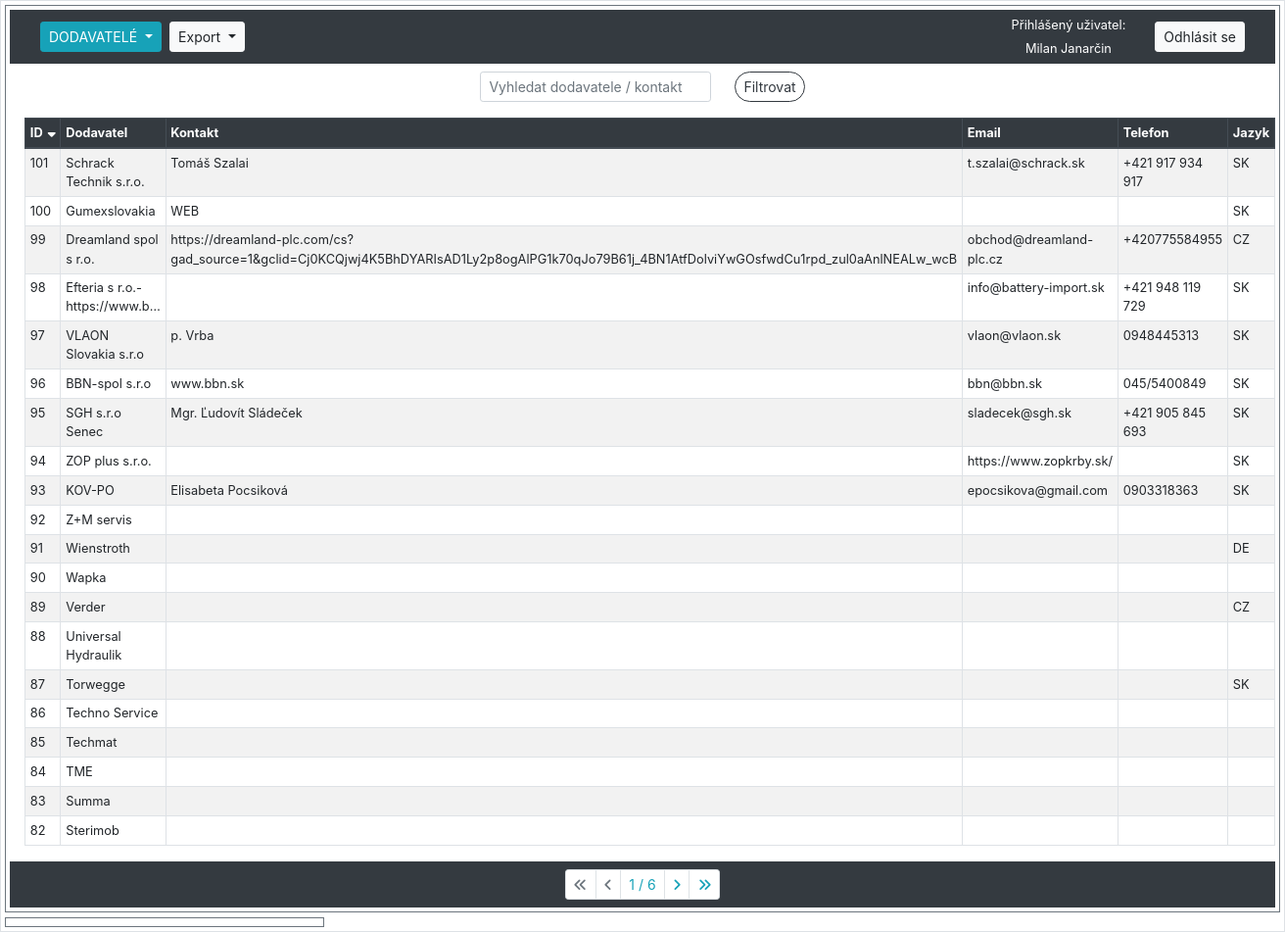
Page /sklad/dodavatele/ (signed in) on the committed database.
### hpm_sklad/models.py (models this page shows, shortened)
class Dodavatele(models.Model):
    class Meta:
        verbose_name_plural = "Dodavatelé"
    LANGUAGE_CHOICES = [
        ('CZ', 'Český'),
        ('SK', 'Slovenský'),
        ('DE', 'Německý'),
        ('EN', 'Anglický')
    ]
    dodavatel = models.CharField(max_length=100, verbose_name="Dodavatel")
    kontakt = models.CharField(null=True, max_length=100, verbose_name="Kontaktní osoba")
    email = models.EmailField(null=True, max_length=100, verbose_name="E-mail")
    telefon = models.CharField(null=True, max_length=20, verbose_name="Telefon")
    jazyk = models.CharField(null=True, max_length=2, choices=LANGUAGE_CHOICES, default='CZ', verbose_name="Jazyk")

### hpm_sklad/views.py (the view, shortened to what this page needs)
# urls.py: path('sklad/dodavatele/', views.DodavateleListView.as_view(), name='dodavatele'),
class DodavateleListView(LoginRequiredMixin, ListView):
    model = Dodavatele
    template_name = 'hpm_sklad/dodavatele.html'
    paginate_by = 20
    export_csv = False
    def get_context_data(self, **kwargs):
        context = super().get_context_data(**kwargs)
        selected_id = self.request.GET.get('selected', None)
        if selected_id:
            context['selected_item'] = get_object_or_404(Dodavatele, id=selected_id)
        else:
            context['selected_item'] = None
        context.update({
            'db_table': 'dodavatele',
            'sort': self.request.GET.get('sort', 'id'),
            'order': self.request.GET.get('order', 'down'),
            'query': self.request.GET.get('query', ''),
            'current_user': self.request.user,
        })
        return context
    def get_queryset(self):
        queryset = Dodavatele.objects.all()
        query = self.request.GET.get('query', '')
        sort = self.request.GET.get('sort', 'id')
        order = self.request.GET.get('order', 'down')
        if query:
            queryset = queryset.filter(
                Q(dodavatel__icontains=query) | Q(kontakt__icontains=query)
            )
        if order == 'down':
            sort = f"-{sort}"
        queryset = queryset.order_by(sort)
        return queryset
    def render_to_response(self, context, **response_kwargs):
        if getattr(self, 'export_csv', False):
            return self.export_to_csv(self.get_queryset())
        else:
            return super().render_to_response(context, **response_kwargs)

### hpm_sklad/templatetags/custom_filters.py (called while the page is built)
@register.filter
def url_remove_param(querystring, params):
    params = params.split(',')
    new_querystring = '&'.join(
        f"{key}={value}"
        for part in querystring.split('&')
        if '=' in part and (key := part.split('=')[0]) not in params and (value := part.split('=')[1])
    )
    return new_querystring

### hpm_sklad/templates/hpm_sklad/dodavatele.html (shortened to what this page needs)
{% extends "hpm_sklad/base_left_right_column.html" %}
{% load static %}
{% load custom_filters %}
{% block left_content %}
    <form method="GET" action="" class="form-inline justify-content-center align-items-center small my-2">
        <div class="form-group mx-sm-2 mb-2">
            <input class="form-control form-control-sm mr-sm-2" type="text" name="query" placeholder="Vyhledat dodavatele / kontakt" value="{{ request.GET.query }}">
        </div>
        <div class="form-group mx-sm-2 mb-2">
            <button class="btn btn-outline-dark btn-sm rounded-pill" type="submit">Filtrovat</button>
        </div>
    </form>
    <div class="container-fluid">
        <table class="table table-sm table-hover table-striped table-bordered">
            <thead class="thead-dark">
                <tr>
                    {% with request.GET.urlencode as querystring %}
                        <th>
                            <a href="?sort=id&order={% if request.GET.sort == 'id' and request.GET.order == 'up' %}down{% else %}up{% endif %}&{{ querystring|url_remove_param:'sort,order' }}">
                                ID
                                {% if not request.GET.sort %}
                                    <i class="fas fa-sort-down"></i>
                                {% endif %}
                            </a>
                        </th>
                        <th>
                            <a href="?sort=dodavatel&order={% if request.GET.sort == 'dodavatel' and request.GET.order == 'up' %}down{% else %}up{% endif %}&{{ querystring|url_remove_param:'sort,order' }}">
                                Dodavatel
                            </a>
                        </th>
                        <th>
                            <a href="?sort=kontakt&order={% if request.GET.sort == 'kontakt' and request.GET.order == 'up' %}down{% else %}up{% endif %}&{{ querystring|url_remove_param:'sort,order' }}">
                                Kontakt
                            </a>
                        </th>
                        <th>
                            <a href="?sort=email&order={% if request.GET.sort == 'email' and request.GET.order == 'up' %}down{% else %}up{% endif %}&{{ querystring|url_remove_param:'sort,order' }}">
                                Email
                            </a>
                        </th>
                        <th>
                            <a href="?sort=telefon&order={% if request.GET.sort == 'telefon' and request.GET.order == 'up' %}down{% else %}up{% endif %}&{{ querystring|url_remove_param:'sort,order' }}">
                                Telefon
                            </a>
                        </th>
                        <th>
                            <a href="?sort=jazyk&order={% if request.GET.sort == 'jazyk' and request.GET.order == 'up' %}down{% else %}up{% endif %}&{{ querystring|url_remove_param:'sort,order' }}">
                                Jazyk
                            </a>
                        </th>
                    {% endwith %}
                </tr>
            </thead>
            <tbody class="show-pointer">
                {% for item in object_list %}
                    <tr data-id="{{ item.pk }}" data-detail-url="{% url 'detail_dodavatele' item.pk %}" onclick="loadDetail('{% url 'detail_dodavatele' item.pk %}', '{{ item.pk }}')"
                    {% if item.pk == selected_item.pk %} class="table-info"{% endif %}>
                        <td>{{ item.pk }}</td>
                        <td>{{ item.dodavatel|truncatechars:30 }}</td>
                        <td>{{ item.kontakt }}</td>
                        <td>{{ item.email }}</td>
                        <td>{{ item.telefon }}</td>
                        <td>{{ item.jazyk }}</td>
                    </tr>
                {% endfor %}
            </tbody>
        </table>
    </div>
    {% include "hpm_sklad/pagination.html" %}
{% endblock %}

### hpm_sklad/templates/hpm_sklad/navbar.html (shortened to what this page needs)
<nav class="navbar navbar-expand-lg navbar-dark bg-dark">
    <div class="col">
        <div class="btn-group btn-group-sm dropdown my-1 mr-1">
            <button class="btn btn-info dropdown-toggle" type="button" id="dropdownMenuButton1" data-toggle="dropdown" aria-haspopup="true" aria-expanded="false">
                {% if db_table == 'sklad' %}SKLAD{% elif db_table == 'audit_log' %}POHYBY{% elif db_table == 'dodavatele' %}DODAVATELÉ{% elif db_table == 'poptavky' %}POPTÁVKY{% else %}Výběr modulu{% endif %}
            </button>
        </div>
        {% if db_table %}
            <div class="btn-group btn-group-sm dropdown mr-1">
                <button class="btn btn-light dropdown-toggle" type="button" id="dropdownMenuButton2" data-toggle="dropdown" aria-haspopup="true" aria-expanded="false">
                    Export
                </button>
            </div>
        {% endif %}
    </div>
    {% if user.is_authenticated %}
        <div class="col-auto">
            <div>
                <p class="h6 small text-white">Přihlášený uživatel:</p>
            </div>
            <div>
                <p class="h6 small text-center my-0 text-white">{{ current_user.first_name }} {{ current_user.last_name }}</p>
            </div>
        </div>
        <div class="col-auto">
            <a class="btn btn-light btn-sm" href="{% url 'logout' %}">Odhlásit se</a>
        </div>
    {% else %}
        <div class="col-auto">
            <a class="btn btn-light btn-sm" href="{% url 'login' %}">Přihlásit se</a>
            <a class="btn btn-light btn-sm" href="{% url 'signup' %}">Registrace</a>
        </div>
    {% endif %}
</nav>

### hpm_sklad/static/css/style.css (style rules this page uses)
form .form-group { margin-bottom: 5px; }
table { font-size: 0.8rem; }
.table-sm th a { color: inherit; text-decoration: none; display: inline-flex; align-items: center; }
.table-sm th a .fa-sort-up, .table-sm th a .fa-sort-down { margin-left: 5px; }
.show-pointer { cursor: pointer; }

### rows in the picture
Dodavatele: pk "101", dodavatel "Schrack Technik s.r.o.", kontakt "Tomáš Szalai", email "t.szalai@schrack.sk", telefon "+421 917 934 917", jazyk "SK"
Dodavatele: pk "100", dodavatel "Gumexslovakia", kontakt "WEB", jazyk "SK"
Dodavatele: pk "99", dodavatel "Dreamland spol s r.o.", kontakt "https://dreamland-plc.com/cs?gad_source=1&gclid=Cj0KCQjwj4K5BhDYARIsAD1Ly2p8ogAlPG1k70qJo79B61j_4BN1AtfDolviYwGOsfwdCu1rpd_zul0aAnlNEALw_wcB", email "obchod@dreamland-plc.cz", telefon "+420775584955", jazyk "CZ"
Dodavatele: pk "98", dodavatel "Efteria s r.o.- https://www.b…", email "info@battery-import.sk", telefon "+421 948 119 729", jazyk "SK"
Dodavatele: pk "97", dodavatel "VLAON Slovakia s.r.o", kontakt "p. Vrba", email "vlaon@vlaon.sk", telefon "0948445313", jazyk "SK"
Dodavatele: pk "96", dodavatel "BBN-spol s.r.o", kontakt "www.bbn.sk", email "bbn@bbn.sk", telefon "045/5400849", jazyk "SK"
Dodavatele: pk "95", dodavatel "SGH s.r.o Senec", kontakt "Mgr. Ľudovít Sládeček", email "sladecek@sgh.sk", telefon "+421 905 845 693", jazyk "SK"
Dodavatele: pk "94", dodavatel "ZOP plus s.r.o.", email "https://www.zopkrby.sk/", jazyk "SK"
Dodavatele: pk "93", dodavatel "KOV-PO", kontakt "Elisabeta Pocsiková", email "epocsikova@gmail.com", telefon "0903318363", jazyk "SK"
Dodavatele: pk "92", dodavatel "Z+M servis"
Dodavatele: pk "91", dodavatel "Wienstroth", jazyk "DE"
Dodavatele: pk "90", dodavatel "Wapka"
Dodavatele: pk "89", dodavatel "Verder", jazyk "CZ"
Dodavatele: pk "88", dodavatel "Universal Hydraulik"
Dodavatele: pk "87", dodavatel "Torwegge", jazyk "SK"
Dodavatele: pk "86", dodavatel "Techno Service"
Dodavatele: pk "85", dodavatel "Techmat"
Dodavatele: pk "84", dodavatel "TME"
Dodavatele: pk "83", dodavatel "Summa"
Dodavatele: pk "82", dodavatel "Sterimob"

### other values in the picture
{{ current_user.first_name }} "Milan"
{{ current_user.last_name }} "Janarčin"
{{ page_obj.number }} "1"
{{ page_obj.paginator.num_pages }} "6"
